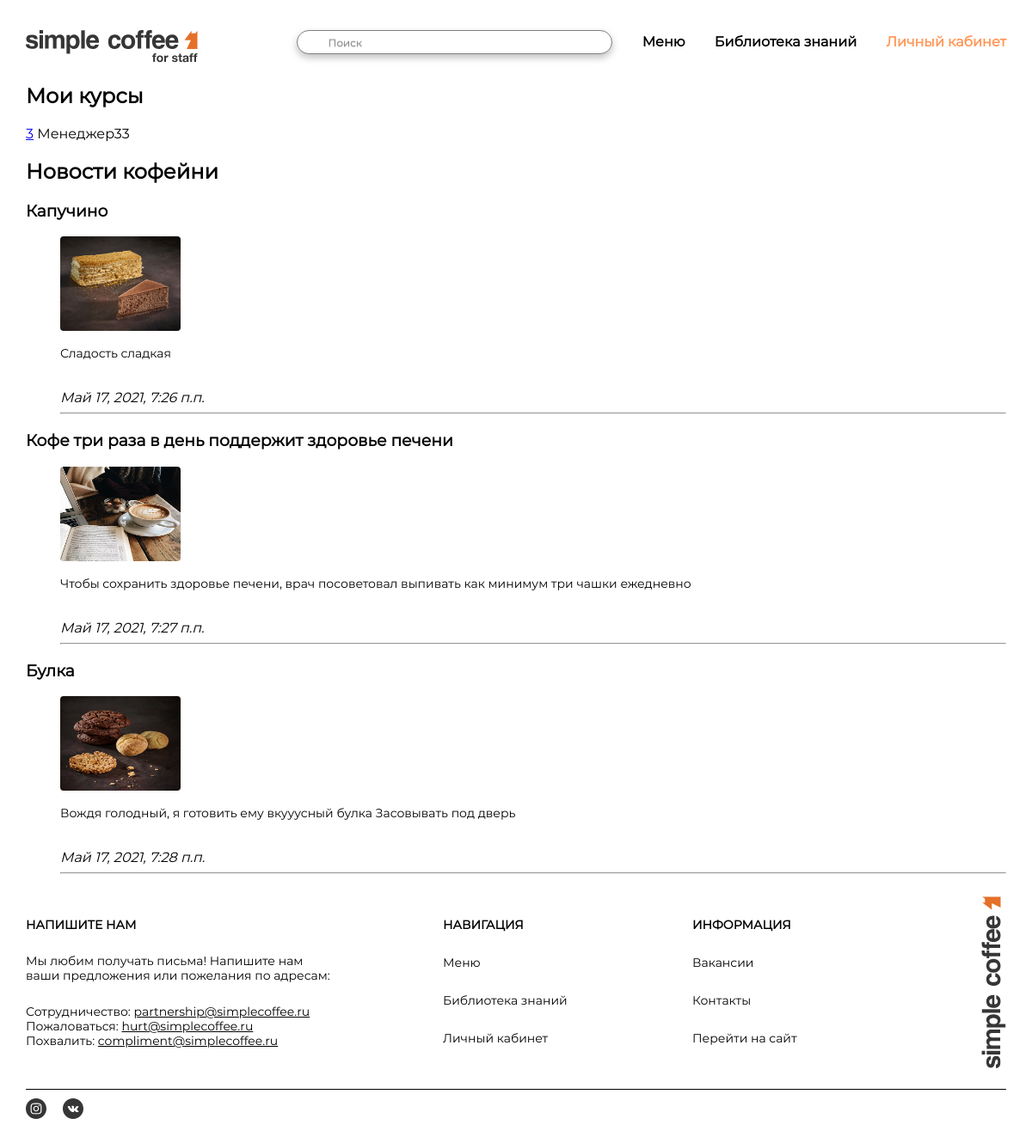
The page / (signed in) on the database as committed earlier.
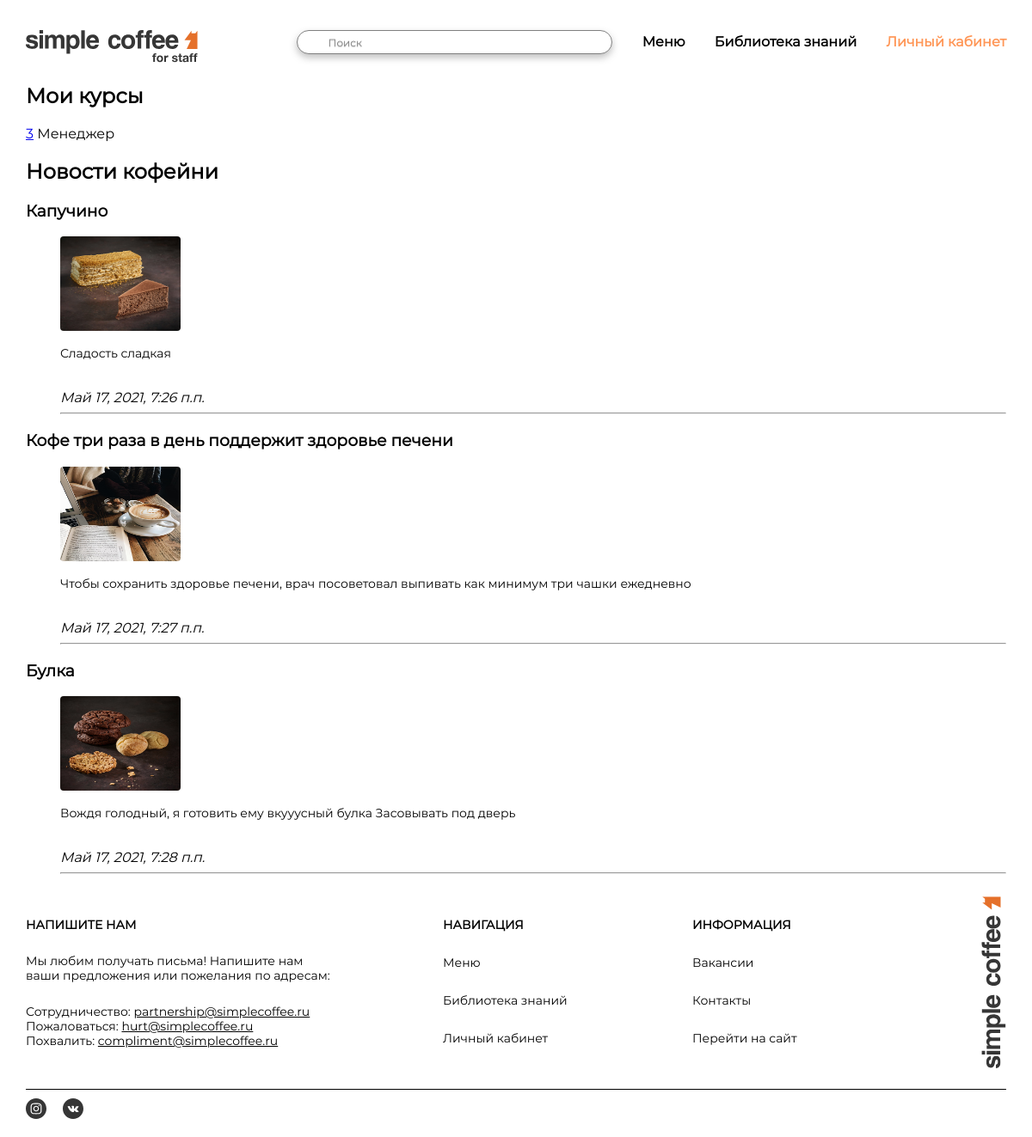
The same page on the database as committed later.
### main/models.py (models this page shows, shortened)
class Course(models.Model):
    course = models.PositiveIntegerField(primary_key=True)
    title = models.CharField(max_length=100, default='Title')
    role = models.ForeignKey('Role', on_delete=models.PROTECT, null=True)
    class Meta:
        verbose_name = 'Курс'
        verbose_name_plural = 'Курсы'

class News(models.Model):
    topic = models.CharField(max_length=255, verbose_name='Заголовок')
    news_text = models.TextField(blank=True, verbose_name='Текст новости')
    photo = models.ImageField(upload_to="static/main/img/news/%Y/%m/%d/", verbose_name='Изображение')
    role = models.ForeignKey('Role', on_delete=models.PROTECT, null=True, verbose_name='Роль')
    created_date = models.DateTimeField(default=timezone.now, verbose_name='Дата создания')
    published_date = models.DateTimeField(blank=True, null=True, verbose_name='Дата публикации')
    is_published = models.BooleanField(default=True, verbose_name="Публикация")
    class Meta:
        verbose_name = 'Новость'
        verbose_name_plural = 'Новости'

### main/views.py (the view)
# urls.py: path('', views.index, name='index'),
def index(request):
    posts = News.objects.filter(is_published=True)
    user = User.objects.filter(id=request.user.id)
    if len(user) > 0:
        chels = UserProfile.objects.filter(user=request.user)
        for chel in chels:
            c = Course.objects.filter(role=chel.role)
        mainCycle = UserProfile.objects.filter(user=request.user)[0]
        return render(request, 'main/index.html', {'user':user[0], 'mainCycle':mainCycle, 'posts': posts, 'c': c})
    else:
         return redirect('login')

### main/templates/main/index.html (shortened to what this page needs)
{% extends 'main/layout.html' %}
{% block content %}
<h2>Мои курсы</h2>
{% for course in c %}
    <a href="{% url 'courses' %}">{{ course.course }}</a>
    {{ course.title }}
{% endfor %}
<h2>Новости кофейни</h2>
{% for post in posts %}
<h3>{{ post.topic }}</a></h3>
<div>
    <ul style="list-style-type: none;">
        <li><img src="{{ post.photo.url }}" width="140px" height="110px" style="border-radius: 4px;"></li>
        <li>
            <p style="font-size: 14px;
            line-height: 17px;">
            {{ post.news_text }}
            </p>
        </li>
        <br>
        <li><i>{{ post.created_date }}</i></li>
        <hr>
    </ul>
</div>
{% endfor %}
{% endblock %}

### main/templates/main/layout.html (shortened to what this page needs)
{% load static %}
<!DOCTYPE html>
<html lang="ru">
<head>
    <link rel="stylesheet" href="{% static 'main/css/style.css'%}">
</head>
<body>
  <div class="wrapper">
    <header class="main-header">
        <div class="container">
            <div class="logo">
              <a href="{% url 'index' %}"><img src="{% static 'main/img/logo.svg'%}"></a>
            </div>
            <nav class="main-menu">
              <ul>
                <li>
                    <form>
                        <input type="search" class="search" placeholder="Поиск">
                    </form>
                </li>
                <li><a href="{% url 'menu' %}"><b>Меню</b></a></li>
                <li><a href="{% url 'library' %}"><b>Библиотека знаний</b></a></li>
                <li><a href="{% url 'account' %}"><b>Личный кабинет</b></a></li>
              </ul>
            </nav>
          </div>
      </header>
      <div class="content">
        <div class="container">
          {% block content %}
          {% endblock %}
        </div>
      </div>
      <footer class="main-footer">
        <div class="container">
          <div class="footer-top">
            <div class="footer-address">
              <h3 class="lamba"><strong>НАПИШИТЕ НАМ</strong></h3>
              <p class="promo">
                Мы любим получать письма! Напишите нам ваши предложения или пожелания по адресам:
              </p>
              <p class="address">Сотрудничество: <a href="#">partnership@simplecoffee.ru</a></p>
              <p class="address">Пожаловаться: <a href="#">hurt@simplecoffee.ru              </a></p>
              <p class="address">Похвалить: <a href="#">compliment@simplecoffee.ru</a></p>
            </div>
            <div class="footer-menu">
              <h3><strong>НАВИГАЦИЯ</strong></h3>
              <ul>
                <li><a href="{% url 'menu' %}">Меню</a></li>
                <li><a href="{% url 'library' %}">Библиотека знаний</a></li>
                <li><a href="{% url 'account' %}">Личный кабинет</a></li>
              </ul>
            </div>
            <div class="footer-menu">
              <h3><strong>ИНФОРМАЦИЯ</strong></h3>
              <ul>
                <li><a href="#">Вакансии</a></li>
                <li><a href="#">Контакты</a></li>
                <li><a href="#">Перейти на сайт</a></li>
              </ul>
            </div>
            <div class="logo-footer">
              <img src="{% static 'main/img/logofooter.svg'%}">
            </div>
          </div>
          <div class="str">
            <div class="footer-bottom">
              <ul class="soc">
                <li><a href="#"><img src="{% static 'main/img/Instagram_white.svg'%}" alt="" width="24px" height="24px"></a></li>
                <li><a href="#"><img src="{% static 'main/img/VK_white.svg'%}" alt="" width="24px" height="24px"></a></li>
              </ul>
            </div>
          </div>
        </div>
      </footer>
    </div>
</body>
</html>

### main/static/main/css/style.css (style rules this page uses)
html, body { min-width: 1160px; margin: 0; padding: 0; font-family: "Montserrat"; color: #000000; height: 100%; }
.wrapper { position: relative; min-height: 100%; }
.container { width: 1140px; margin: 0 auto; padding: 0 10px; }
.content { padding-bottom: 290px; }
.main-footer { position: absolute; left: 0; bottom: 0; width: 100%; height: 280px; }
.main-header { padding-top: 35px; }
.logo { float: left; }
.main-menu { float: right; }
.main-menu ul { margin: 0; padding: 0; list-style: none; }
.main-menu li { display: inline-block; margin-right: 30px; }
.main-menu li:last-child { color:#FF9656; margin-right: 0px; }
.main-menu li:last-child a { color:#FF9656; }
.main-menu a { color: #000000; text-decoration: none; font-weight: 500; font-size: 16px; line-height: 20px; }
.search { width: 367px; height: 28px; border: 0.7px solid #808080; box-sizing: border-box; filter: drop-shadow(0px 4px 4px rgba(0, 0, 0, 0.25)); border-radius: 50px; padding: 0 35px; outline:none; font-family: "Montserrat"; font-size: 12px; line-height: 15px; }
.search::placeholder { color: #808080; text-shadow: 0px 1px 1px rgba(0, 0, 0, 0.25); font-family: "Montserrat"; font-size: 12px; line-height: 15px; }
.footer-top::after, .main-header::after { display: table; clear: both; content: ""; }
.footer-address { float: left; width: 360px; margin-right: 125px; }
.footer-top { margin-bottom: 20px; }
.footer-menu { float: left; width: 145px; margin-top: 25px; margin-right: 145px; }
.footer-menu h3 { margin: 0; margin-bottom: 25px; font-weight: bold; font-size: 14px; line-height: 17px; }
.footer-menu ul { margin: 0; padding: 0; list-style: none; }
.footer-menu li { margin-bottom: 25px; }
.footer-menu a { color: black; text-decoration: none; font-size: 14px; line-height: 17px; }
.lamba { margin-top: 25px; margin-bottom: 25px; font-weight: bold; font-size: 14px; line-height: 17px; }
.address { padding: 0; margin: 0; font-size: 14px; line-height: 17px; }
.address a { color: black; padding: 0; margin: 0; }
.promo { padding: 0px; margin: 0; padding-bottom: 25px; font-size: 14px; line-height: 17px; margin-bottom: 25px; padding-bottom: 0; }
.logo-footer { float: right; }
.str { width: 1140px; height: 0px; border-top: 1.5px solid #000000; background: #E5E5E5; }
.soc { padding: 0; padding-top: 10px; margin: 0; list-style: none; }
.soc li { display: inline-block; padding: 0; margin: 0; margin-right: 15px; }

Rows that differ between the two databases and show on the page:
changed Course id 3: title "Менеджер33" → "Менеджер"
